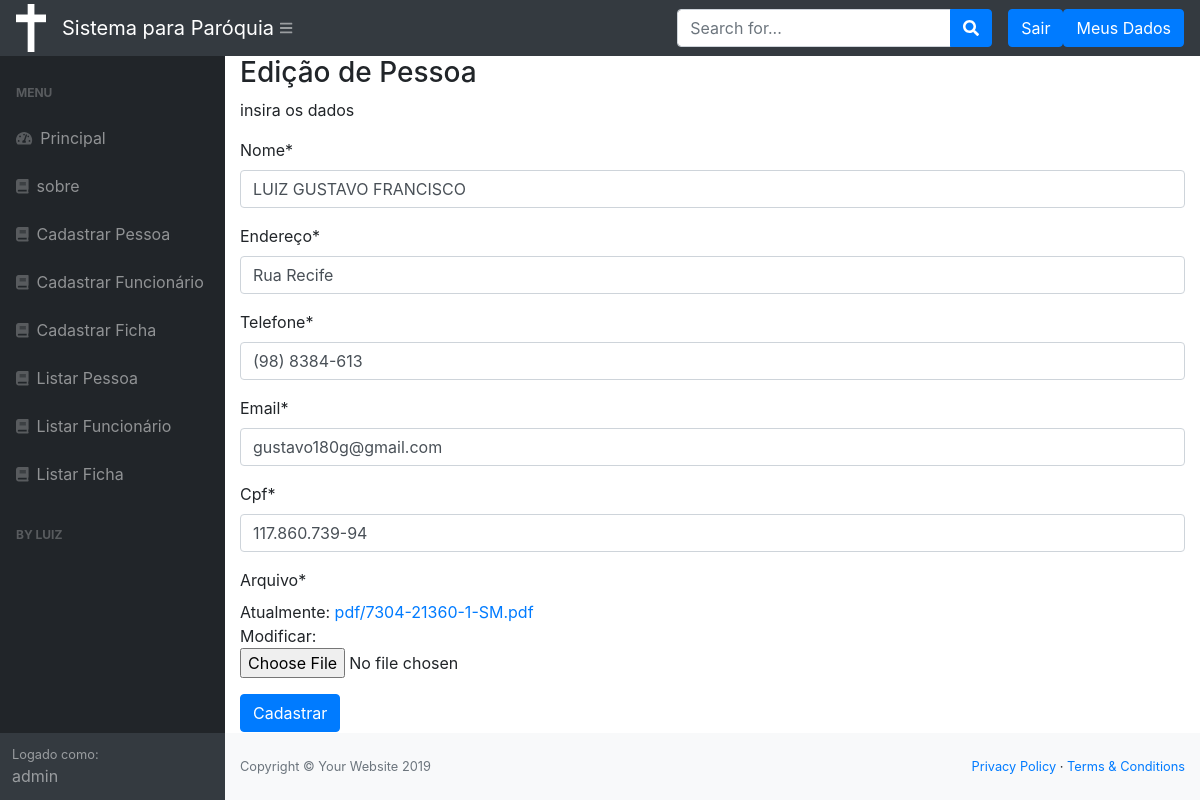
Page /editar/pessoa/1/ (signed in) on the earlier database version.
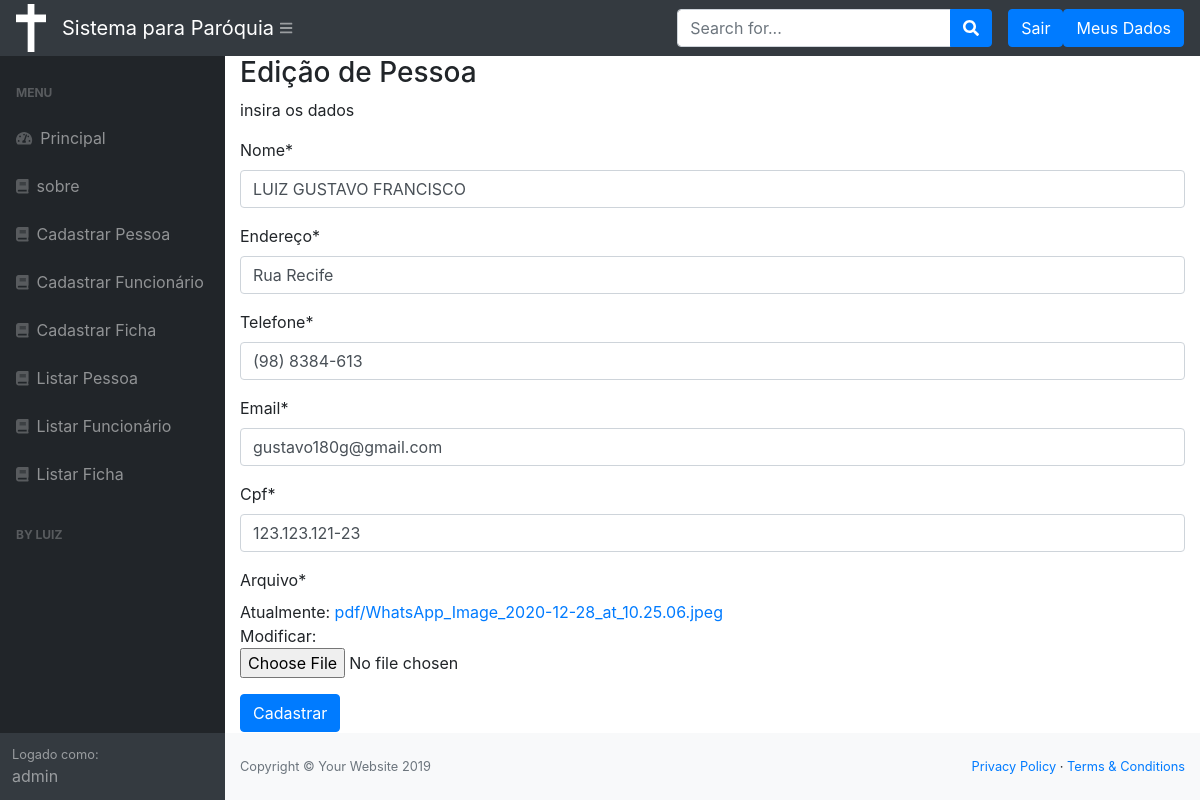
Same page on the later database version.
### cadastros/models.py (models this page shows, shortened)
class Pessoa(models.Model):
    nome = models.CharField(max_length=50)
    endereco = models.CharField(max_length=50, verbose_name="Endereço", unique=True)
    telefone = models.CharField(max_length=50)
    email = models.CharField(max_length=50, unique=True)
    cpf = models.CharField(max_length=50)
    arquivo = models.FileField(upload_to='pdf/')

### cadastros/views.py (the view)
# urls.py: path('editar/pessoa/<int:pk>/', PessoaUpdate.as_view(), name="editar-pessoa"),
class PessoaUpdate(LoginRequiredMixin, UpdateView):
    login_url = reverse_lazy('login')
    model = Pessoa
    fields = ['nome','endereco','telefone', 'email', 'cpf', 'arquivo']
    template_name = 'cadastros/form-upload.html'
    success_url = reverse_lazy('listar-pessoa')
    def get_context_data(self, *args, **kwargs):
        context = super().get_context_data(*args, **kwargs)
        context['titulo'] = " Edição de Pessoa"
        return context

### cadastros/templates/cadastros/form-upload.html (shortened to what this page needs)
{% extends 'paginas/modelo.html' %}
{% load static %}
{% load crispy_forms_tags %}
{% block conteudo %}
    <h3>{{titulo}} </h3>
    <p>insira os dados</p>
    <form action="" method="POST" enctype="multipart/form-data">
        {{ form|crispy }}
        <button type="submit" class="btn btn-primary">Cadastrar</button>
      </form>
{% endblock %}

Differences in the rows shown:
changed Pessoa "LUIZ GUSTAVO FRANCISCO": cpf "117.860.739-94" → "123.123.121-23"
Other differences:
text no longer shown: "Nome * Endereço * Telefone * Email * Cpf * Arquivo * Atualmente: pdf/7304-21360-1-SM.pdf Modificar:"
text now shown: "Nome * Endereço * Telefone * Email * Cpf * Arquivo * Atualmente: pdf/WhatsApp_Image_2020-12-28_at_10.25.06.jpeg Modificar:"
